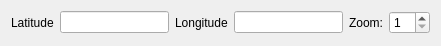
<?xml version="1.0" encoding="UTF-8"?>
<ui version="4.0">
 <class>qtMapCoordinatesWidget</class>
 <widget class="QWidget" name="qtMapCoordinatesWidget">
  <property name="geometry">
   <rect>
    <x>0</x>
    <y>0</y>
    <width>441</width>
    <height>46</height>
   </rect>
  </property>
  <property name="windowTitle">
   <string>Form</string>
  </property>
  <layout class="QFormLayout" name="formLayout">
   <item row="0" column="0" colspan="2">
    <layout class="QHBoxLayout" name="horizontalLayout">
     <item>
      <widget class="QLabel" name="latLabel">
       <property name="text">
        <string>Latitude</string>
       </property>
      </widget>
     </item>
     <item>
      <widget class="QLineEdit" name="LatitudeEdit">
       <property name="sizePolicy">
        <sizepolicy hsizetype="Expanding" vsizetype="Fixed">
         <horstretch>1</horstretch>
         <verstretch>0</verstretch>
        </sizepolicy>
       </property>
      </widget>
     </item>
     <item>
      <widget class="QLabel" name="lonLabel">
       <property name="text">
        <string>Longitude</string>
       </property>
      </widget>
     </item>
     <item>
      <widget class="QLineEdit" name="lineEdit_2">
       <property name="sizePolicy">
        <sizepolicy hsizetype="Expanding" vsizetype="Fixed">
         <horstretch>1</horstretch>
         <verstretch>0</verstretch>
        </sizepolicy>
       </property>
      </widget>
     </item>
     <item>
      <widget class="QLabel" name="label_2">
       <property name="text">
        <string>Zoom:</string>
       </property>
      </widget>
     </item>
     <item>
      <widget class="QSpinBox" name="ZoomEdit">
       <property name="minimum">
        <number>1</number>
       </property>
       <property name="maximum">
        <number>12</number>
       </property>
      </widget>
     </item>
    </layout>
   </item>
  </layout>
 </widget>
 <resources/>
 <connections/>
</ui>
